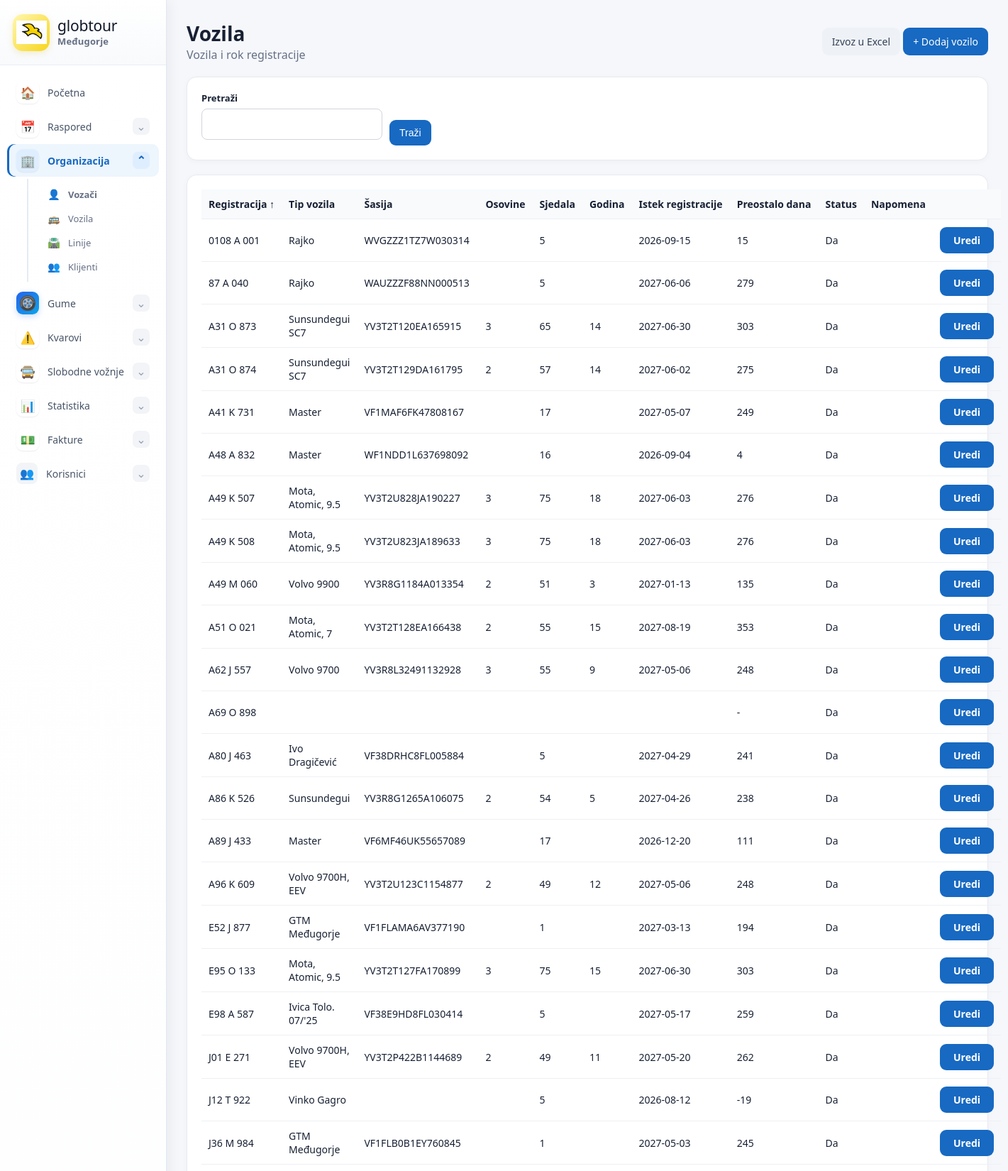
Screenshot of /vozila (signed in, upper part) with the database file from the repository.
### tables this page shows
CREATE TABLE vehicles (id INTEGER PRIMARY KEY,registration TEXT NOT NULL,active TEXT DEFAULT 'Da',note TEXT, vehicle_type TEXT, seats INTEGER, production_year INTEGER, registration_date TEXT, registration_expiry TEXT, chassis_number TEXT, axles INTEGER, tachograph_type TEXT, tachograph_expiry TEXT, periodic_expiry TEXT, fire_extinguisher_expiry TEXT, permit_file_name TEXT);

### app.py (the view, shortened to what this page needs)
@permission_required("vehicles_view")
@app.route("/vozila")
def vehicles():
 q=request.args.get("q","").strip()
 sort=request.args.get("sort","registration")
 direction=request.args.get("direction","asc")
 allowed={
     "registration":"registration",
     "vehicle_type":"vehicle_type",
     "seats":"CAST(COALESCE(seats,0) AS INTEGER)",
     "production_year":"CAST(COALESCE(production_year,0) AS INTEGER)",
     "axles":"CAST(COALESCE(axles,0) AS INTEGER)",
     "registration_expiry":"registration_expiry"
 }
 if sort not in set(allowed) | {"registration_days_left"}: sort="registration"
 direction="desc" if direction=="desc" else "asc"
 c=db()
 if sort=="registration_days_left":
  rows=clean_rows(c.execute(
      "SELECT * FROM vehicles WHERE registration LIKE ? ORDER BY registration ASC",
      ("%"+q+"%",)
  ).fetchall())
 else:
  rows=clean_rows(c.execute(
      f"SELECT * FROM vehicles WHERE registration LIKE ? ORDER BY {allowed[sort]} {direction}, registration ASC",
      ("%"+q+"%",)
  ).fetchall())
 c.close()
 from datetime import datetime as _dt, date as _date
 today=_date.today()
 for r in rows:
  raw=(r["registration_expiry"] or "").strip()
  remaining=None
  if raw:
   try:
    remaining=(_dt.strptime(raw,"%Y-%m-%d").date()-today).days
   except ValueError:
    try:
     remaining=(_dt.strptime(raw,"%d.%m.%Y").date()-today).days
    except ValueError:
     remaining=None
  r["registration_days_left"]=remaining
 return render_template("vehicles.html",rows=rows,q=q,sort=sort,direction=direction)

### app.py (called while the page is built, shortened)
@app.context_processor
def inject_today():
 return {'today':date.today().isoformat()}

def clean_row(row):
    if row is None:
        return None
    return {k: ("" if v is None or (isinstance(v,str) and v.strip().lower()=="none") else v)
            for k,v in dict(row).items()}

def clean_rows(rows):
    return [clean_row(r) for r in rows]

def db():
 ensure_return_schema()
 c=sqlite3.connect(DB); c.row_factory=sqlite3.Row
 seed_known_line_durations(c)
 return c

@app.context_processor
def customer_select_options():
    try:
        c=db()
        rows=c.execute("SELECT id,name,id_number,vat_number,address,city,country,contact_person,phone,email,note FROM customers WHERE COALESCE(active,'Da')!='Ne' ORDER BY name COLLATE NOCASE").fetchall()
        c.close()
    except Exception:
        rows=[]
    return {"customer_rows":rows, "free_ride_customer_options":rows}

@app.context_processor
def inject_customer_lookup():
    def customer_by_name(name):
        return _customer_data(name)
    return {"customer_by_name":customer_by_name}

@app.context_processor
def inject_customers():
    try:
        c=db()
        rows=c.execute("SELECT name FROM customers WHERE COALESCE(active,'Da')!='Ne' ORDER BY name").fetchall()
        c.close()
    except Exception:
        rows=[]
    return {"customer_rows":rows}

@app.context_processor
def ctx(): return {"today":date.today().isoformat()}

def auth_user():
    uid=session.get("user_id")
    if not uid:
        return None
    try:
        c=db()
        row=c.execute("SELECT * FROM users WHERE id=? AND active=1",(uid,)).fetchone()
        c.close()
        return row
    except Exception:
        return None

def has_permission(user, key):
    if user is None:
        return False
    try:
        role=str(user["role"] or "").strip().lower()
        permissions=str(user["permissions"] or "")
        if role == "admin" or permissions.strip() == "*":
            return True
    except Exception:
        return False

@app.context_processor
def auth_context():
    return {"current_user": auth_user(), "has_permission": has_permission}

@app.before_request
def auth_guard():
    endpoint=request.endpoint or ""
    if endpoint in ("login", "static"):
        return None
    if not session.get("user_id"):
        return redirect(url_for("login"))
    return None

### templates/vehicles.html (shortened to what this page needs)
{% extends "base.html" %}{% block content %}
<div class="title"><div><h1>Vozila</h1><div class="muted">Vozila i rok registracije</div></div><div>{% if has_permission(current_user,"vehicles_export") %}<a class="btn secondary" href="/vozila/izvoz">Izvoz u Excel</a>{% endif %} {% if has_permission(current_user,"vehicles_edit") %}<a class="btn" href="/vozila/dodaj">+ Dodaj vozilo</a>{% endif %}</div></div>
<div class="panel"><form class="filters"><div class="field"><label>Pretraži</label><input name="q" value="{{q}}"></div><button class="btn">Traži</button></form></div>
<div class="panel"><table><tr>
<th><a class="sort-link" href="{{url_for('vehicles',q=q,sort='registration',direction='desc' if sort=='registration' and direction=='asc' else 'asc')}}">Registracija {% if sort=='registration' %}{{'↓' if direction=='desc' else '↑'}}{% endif %}</a></th>
<th><a class="sort-link" href="{{url_for('vehicles',q=q,sort='vehicle_type',direction='desc' if sort=='vehicle_type' and direction=='asc' else 'asc')}}">Tip vozila </a></th>
<th>Šasija</th>
<th><a class="sort-link" href="{{url_for('vehicles',q=q,sort='axles',direction='desc' if sort=='axles' and direction=='asc' else 'asc')}}">Osovine {% if sort=='axles' %}{{'↓' if direction=='desc' else '↑'}}{% endif %}</a></th>
<th><a class="sort-link" href="{{url_for('vehicles',q=q,sort='seats',direction='desc' if sort=='seats' and direction=='asc' else 'asc')}}">Sjedala {% if sort=='seats' %}{{'↓' if direction=='desc' else '↑'}}{% endif %}</a></th>
<th><a class="sort-link" href="{{url_for('vehicles',q=q,sort='production_year',direction='desc' if sort=='production_year' and direction=='asc' else 'asc')}}">Godina </a></th>
<th><a class="sort-link" href="{{url_for('vehicles',q=q,sort='registration_expiry',direction='desc' if sort=='registration_expiry' and direction=='asc' else 'asc')}}">Istek registracije </a></th>
<th><a class="sort-link" href="{{url_for('vehicles',q=q,sort='registration_days_left',direction='desc' if sort=='registration_days_left' and direction=='asc' else 'asc')}}">Preostalo dana {% if sort=='registration_days_left' %}{{'↓' if direction=='desc' else '↑'}}{% endif %}</a></th><th>Status</th><th>Napomena</th><th></th></tr>
{% for r in rows %}<tr><td>{{r.registration or ''}}</td><td>{{r.vehicle_type or ''}}</td><td>{{r.chassis_number or ''}}</td><td>{{r.axles or ''}}</td><td>{{r.seats or ''}}</td><td>{{r.production_year or ''}}</td><td>{{r.registration_expiry or ''}}</td><td>{% if r.registration_days_left is not none %}{{ r.registration_days_left }}{% else %}-{% endif %}</td><td>{{r.active or ''}}</td><td>{{r.note or ''}}</td><td>{% if has_permission(current_user,"vehicles_edit") %}<a class="btn edit-btn" href="/vozila/{{r.id}}/uredi">Uredi</a>{% else %}<a class="btn secondary" href="/vozila/{{r.id}}/uredi">Pregled</a>{% endif %}</td></tr>{% endfor %}
</table></div>{% endblock %}

### static/style.css (style rules this page uses)
* { box-sizing:border-box }
body { margin:0;font-family:Segoe UI,Arial,sans-serif;background:#f5f7fb;color:#172033 }
.title { display:flex;justify-content:space-between;align-items:center;margin-bottom:20px }
h1 { font-size:28px;margin:0 }
.muted { color:#667085 }
.card,.panel { background:#fff;border:1px solid #e7eaf0;border-radius:14px;padding:20px;box-shadow:0 2px 8px #10182808 }
.panel { margin-bottom:20px }
table { width:100%;border-collapse:collapse }
th,td { padding:11px 10px;border-bottom:1px solid #edf0f4;text-align:left;font-size:14px }
th { background:#f8fafc }
.btn { display:inline-block;border:0;border-radius:9px;padding:10px 14px;text-decoration:none;cursor:pointer;font-size:14px;background:#1769c2;color:#fff }
.btn.secondary { background:#eef2f7;color:#344054 }
input,select,textarea { width:100%;padding:10px 11px;border:1px solid #d0d5dd;border-radius:8px;background:#fff;font:inherit }
label { font-size:13px;font-weight:600;display:block;margin:0 0 6px }
.field { margin-bottom:8px }
.filters { display:flex;gap:10px;align-items:end;flex-wrap:wrap }
.filters .field { min-width:180px }
.edit-btn { background:#1769c2;color:#fff;padding:9px 16px;font-size:14px;font-weight:600;min-width:76px;text-align:center }
.sort-link { color:inherit;text-decoration:none;display:inline-flex;align-items:center;gap:5px;white-space:nowrap }
body { padding-left:235px }

### rows the page displays
vehicles: registration "0108 A 001", vehicle_type "Rajko", chassis_number "WVGZZZ1TZ7W030314", seats "5", registration_expiry "2026-09-15", registration_days_left "15", active "Da"
vehicles: registration "87 A 040", vehicle_type "Rajko", chassis_number "WAUZZZF88NN000513", seats "5", registration_expiry "2027-06-06", registration_days_left "279", active "Da"
vehicles: registration "A31 O 873", vehicle_type "Sunsundegui SC7", chassis_number "YV3T2T120EA165915", axles "3", seats "65", production_year "14", registration_expiry "2027-06-30", registration_days_left "303", active "Da"
vehicles: registration "A31 O 874", vehicle_type "Sunsundegui SC7", chassis_number "YV3T2T129DA161795", axles "2", seats "57", production_year "14", registration_expiry "2027-06-02", registration_days_left "275", active "Da"
vehicles: registration "A41 K 731", vehicle_type "Master", chassis_number "VF1MAF6FK47808167", seats "17", registration_expiry "2027-05-07", registration_days_left "249", active "Da"
vehicles: registration "A48 A 832", vehicle_type "Master", chassis_number "WF1NDD1L637698092", seats "16", registration_expiry "2026-09-04", registration_days_left "4", active "Da"
vehicles: registration "A49 K 507", vehicle_type "Mota, Atomic, 9.5", chassis_number "YV3T2U828JA190227", axles "3", seats "75", production_year "18", registration_expiry "2027-06-03", registration_days_left "276", active "Da"
vehicles: registration "A49 K 508", vehicle_type "Mota, Atomic, 9.5", chassis_number "YV3T2U823JA189633", axles "3", seats "75", production_year "18", registration_expiry "2027-06-03", registration_days_left "276", active "Da"
vehicles: registration "A49 M 060", vehicle_type "Volvo 9900", chassis_number "YV3R8G1184A013354", axles "2", seats "51", production_year "3", registration_expiry "2027-01-13", registration_days_left "135", active "Da"
vehicles: registration "A51 O 021", vehicle_type "Mota, Atomic, 7", chassis_number "YV3T2T128EA166438", axles "2", seats "55", production_year "15", registration_expiry "2027-08-19", registration_days_left "353", active "Da"
vehicles: registration "A62 J 557", vehicle_type "Volvo 9700", chassis_number "YV3R8L32491132928", axles "3", seats "55", production_year "9", registration_expiry "2027-05-06", registration_days_left "248", active "Da"
vehicles: registration "A69 O 898", active "Da"
vehicles: registration "A80 J 463", vehicle_type "Ivo Dragičević", chassis_number "VF38DRHC8FL005884", seats "5", registration_expiry "2027-04-29", registration_days_left "241", active "Da"
vehicles: registration "A86 K 526", vehicle_type "Sunsundegui", chassis_number "YV3R8G1265A106075", axles "2", seats "54", production_year "5", registration_expiry "2027-04-26", registration_days_left "238", active "Da"
vehicles: registration "A89 J 433", vehicle_type "Master", chassis_number "VF6MF46UK55657089", seats "17", registration_expiry "2026-12-20", registration_days_left "111", active "Da"
vehicles: registration "A96 K 609", vehicle_type "Volvo 9700H, EEV", chassis_number "YV3T2U123C1154877", axles "2", seats "49", production_year "12", registration_expiry "2027-05-06", registration_days_left "248", active "Da"
vehicles: registration "E52 J 877", vehicle_type "GTM Međugorje", chassis_number "VF1FLAMA6AV377190", seats "1", registration_expiry "2027-03-13", registration_days_left "194", active "Da"
vehicles: registration "E95 O 133", vehicle_type "Mota, Atomic, 9.5", chassis_number "YV3T2T127FA170899", axles "3", seats "75", production_year "15", registration_expiry "2027-06-30", registration_days_left "303", active "Da"
vehicles: registration "E98 A 587", vehicle_type "Ivica Tolo. 07/'25", chassis_number "VF38E9HD8FL030414", seats "5", registration_expiry "2027-05-17", registration_days_left "259", active "Da"
vehicles: registration "J01 E 271", vehicle_type "Volvo 9700H, EEV", chassis_number "YV3T2P422B1144689", axles "2", seats "49", production_year "11", registration_expiry "2027-05-20", registration_days_left "262", active "Da"
vehicles: registration "J12 T 922", vehicle_type "Vinko Gagro", seats "5", registration_expiry "2026-08-12", registration_days_left "-19", active "Da"
vehicles: registration "J36 M 984", vehicle_type "GTM Međugorje", chassis_number "VF1FLB0B1EY760845", seats "1", registration_expiry "2027-05-03", registration_days_left "245", active "Da"

### other values shown
{{ '↓' if direction=='desc' else '↑' }} "↑"
